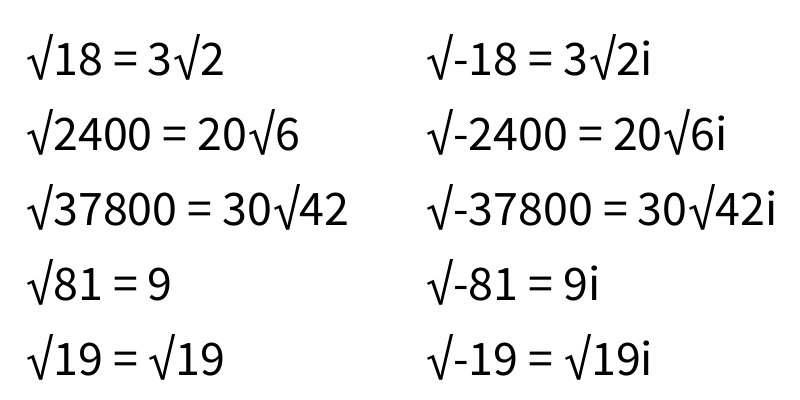
Frame 1 (no input)
Frame 60 (the mouse pressed at the canvas centre just before this capture): identical to frame 1, image omitted
Frame 120 (the mouse held since frame 60 and released just before this capture): identical to frame 1, image omitted

The Processing sketch that drew this single still picture (run headless with seeded random() and noise(); from frame 60 on, the mouse is pressed at the canvas centre):

// Processing sketch: challengeB
// ── challengeB.pde
String simplifyRadical(int n) { // init function to simplify radicals when given int n

  String complex = ""; // checks if the root is negative. if so, then the complex number "i" is tacked on to the end
  if (n < 0) {
    n = abs(n);
    complex = "i";
  }

  if (sqrt(n) % 1 == 0) { // checks if n is a perfect square. if so, just return n with the complex number
    return String.valueOf(int(sqrt(n))) + complex;
  }

  int largestFactor = int(sqrt(n)); // get the largest factor of n
  int coefficient = 1; // inits variables for the coefficient and the rical
  int radical = n;

  for (int i = 2; i < largestFactor; i++) { // counts starting from 2, dividing n by i until it can't be divided anymore
    int timesDivided = 0;
    while (n % i == 0) {
      timesDivided += 1;
      if (timesDivided == 2) { // if the factor appears twice, multiply the coefficient and divide the radical
        coefficient *= i;
        radical /= pow(i, 2);
        timesDivided = 0;
      }
      n /= i;
    }
  }

  return ((coefficient != 1) ? String.valueOf(coefficient) : "") + "√" + String.valueOf(radical) + complex; // coefficient? + square root symbol + radical + complex number?
}

void setup() {
  size(800, 400); // draws the screen. width 800 height 400
}

void draw() {
  background(255); // background colour white
  textSize(50); // text size 50
  fill(0); // text colour black

  text("√18 = " + simplifyRadical(18), 25, 75); // test cases
  text("√2400 = " + simplifyRadical(2400), 25, 150);
  text("√37800 = " + simplifyRadical(37800), 25, 225);
  text("√81 = " + simplifyRadical(81), 25, 300);
  text("√19 = " + simplifyRadical(19), 25, 375);

  text("√-18 = " + simplifyRadical(-18), 425, 75); 
  text("√-2400 = " + simplifyRadical(-2400), 425, 150);
  text("√-37800 = " + simplifyRadical(-37800), 425, 225);
  text("√-81 = " + simplifyRadical(-81), 425, 300);
  text("√-19 = " + simplifyRadical(-19), 425, 375);
}
